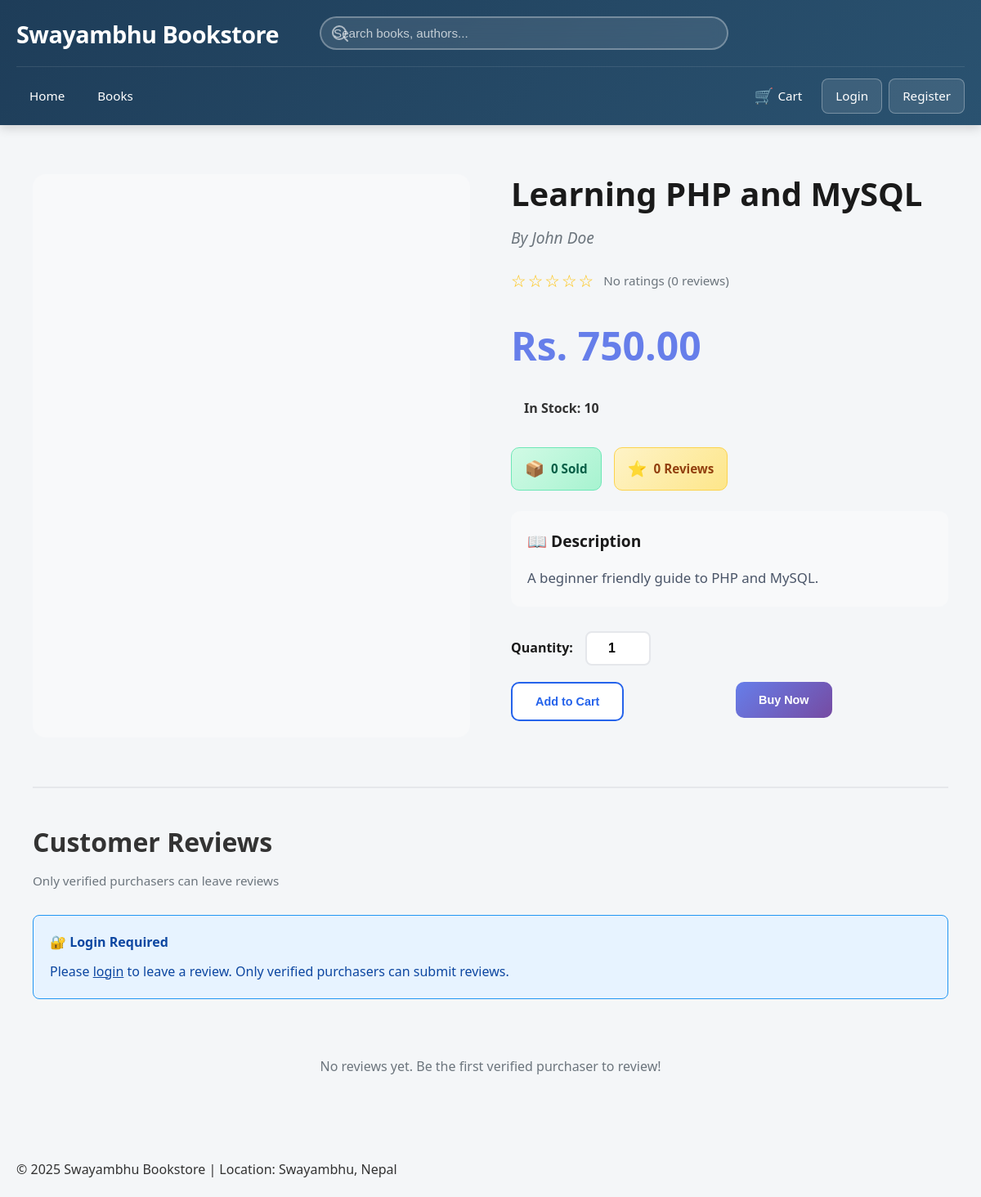
Page /product_detail.php?id=1 on the committed database.
### tables this page shows
CREATE TABLE IF NOT EXISTS products (
  id INT AUTO_INCREMENT PRIMARY KEY,
  title VARCHAR(255) NOT NULL,
  author VARCHAR(255) DEFAULT '',
  description TEXT,
  price DECIMAL(10,2) NOT NULL DEFAULT 0,
  stock INT NOT NULL DEFAULT 0,
  image VARCHAR(255) DEFAULT '',
  created_at DATETIME DEFAULT CURRENT_TIMESTAMP
);

### functions.php (called while the page is built, shortened)
<?php
function e($s){ return htmlspecialchars($s, ENT_QUOTES, 'UTF-8'); }
function is_logged_in(){ return !empty($_SESSION['user_id']); }
function get_average_rating($conn, $product_id){
    $product_id = (int)$product_id;
    $res = mysqli_query($conn, "SELECT AVG(rating) as avg_rating FROM ratings WHERE product_id={$product_id}");
    $row = mysqli_fetch_assoc($res);
    return $row && $row['avg_rating'] ? round($row['avg_rating'], 1) : 0;
}
function get_review_count($conn, $product_id){
    $product_id = (int)$product_id;
    $res = mysqli_query($conn, "SELECT COUNT(*) as count FROM ratings WHERE product_id={$product_id}");
    $row = mysqli_fetch_assoc($res);
    return $row ? (int)$row['count'] : 0;
}
?>

### product_detail.php (the view, shortened to what this page needs)
<?php
require_once 'functions.php';
$conn = db_connect();
$product_id = isset($_GET['id']) ? (int)$_GET['id'] : 0;
$res = mysqli_query($conn, "SELECT * FROM products WHERE id={$product_id} LIMIT 1");
$product = mysqli_fetch_assoc($res);
$avg_rating = get_average_rating($conn, $product_id);
$review_count = get_review_count($conn, $product_id);
$user_has_rated = false;
$user_has_purchased = false;
$reviews_res = mysqli_query($conn, "SELECT r.*, u.username FROM ratings r
                                     JOIN users u ON r.user_id = u.id
                                     WHERE r.product_id={$product_id}
                                     ORDER BY r.created_at DESC LIMIT 10");
$sales_query = "SELECT SUM(oi.qty) as total_sold
                FROM order_items oi
                JOIN orders o ON oi.order_id = o.id
                WHERE oi.product_id = {$product_id} AND o.status IN ('completed', 'delivered')";
$sales_res = mysqli_query($conn, $sales_query);
$total_sold = 0;
if($sales_res && $sales_row = mysqli_fetch_assoc($sales_res)){
    $total_sold = $sales_row['total_sold'] ? (int)$sales_row['total_sold'] : 0;
}
include 'includes/header.php';
$in_stock = (int)$product['stock'] > 0;
?>
<section class="product-detail-section">
    <div class="product-detail-grid">
        <div class="product-detail-image">
        </div>
        <div class="product-detail-info">
            <h1><?php echo e($product['title']); ?></h1>
            <?php if(!empty($product['author'])): ?>
                <p class="product-author">By <?php echo e($product['author']); ?></p>
            <?php endif; ?>
            <div class="rating-display">
                <div class="stars">
                    <?php
                    $full_stars = floor($avg_rating);
                    $empty_stars = 5 - $full_stars;
                    echo str_repeat('★', $full_stars) . str_repeat('☆', $empty_stars);
                    ?>
                </div>
                <span class="rating-text">
                    <?php echo $avg_rating > 0 ? number_format($avg_rating, 1) : 'No ratings'; ?>
                    (<?php echo $review_count; ?> <?php echo $review_count === 1 ? 'review' : 'reviews'; ?>)
                </span>
            </div>
            <p class="product-price">Rs. <?php echo number_format($product['price'], 2); ?></p>
            <p class="product-stock <?php echo $in_stock ? 'in-stock' : 'out-of-stock'; ?>">
                <?php echo $in_stock ? "In Stock: " . $product['stock'] : "Out of Stock"; ?>
            </p>
            <div class="product-stats">
                <div class="stat-badge sales">
                    <span class="icon">📦</span>
                    <span><?php echo $total_sold; ?> Sold</span>
                </div>
                <div class="stat-badge reviews">
                    <span class="icon">⭐</span>
                    <span><?php echo $review_count; ?> <?php echo $review_count === 1 ? 'Review' : 'Reviews'; ?></span>
                </div>
            </div>
            <?php if(!empty($product['description'])): ?>
                <div class="product-description">
                    <h3 style="font-size: 1.2rem; margin-bottom: 12px; color: #1a1a1a;">📖 Description</h3>
                    <?php echo nl2br(e($product['description'])); ?>
                </div>
            <?php endif; ?>
            <?php if($in_stock): ?>
                <div class="qty-selector">
                    <label for="qty">Quantity:</label>
                    <input type="number" id="qty" value="1" min="1" max="<?php echo $product['stock']; ?>">
                </div>
                <div class="product-actions">
                    <form method="post" action="add_to_cart.php">
                        <button type="submit" class="btn btn-secondary" style="padding: 14px 28px; border: none; border-radius: 10px; font-weight: 600; cursor: pointer; background: #fff; color: #2563eb; border: 2px solid #2563eb;">Add to Cart</button>
                    </form>
                    <form method="get" action="checkout.php">
                        <button type="submit" class="btn btn-primary" style="padding: 14px 28px; border: none; border-radius: 10px; font-weight: 600; cursor: pointer; background: linear-gradient(135deg, #667eea 0%, #764ba2 100%); color: #fff;">Buy Now</button>
                    </form>
                </div>
            <?php endif; ?>
        </div>
    </div>
    <div class="reviews-section">
        <div class="reviews-header">
            <h2>Customer Reviews</h2>
            <p style="color: #6c757d; font-size: 0.95rem;">Only verified purchasers can leave reviews</p>
        </div>
        <?php if(is_logged_in()): ?>
            <?php if($user_has_purchased && !$user_has_rated): ?>
                <div class="review-form">
                    <h3>✅ Write Your Review</h3>
                    <p style="color: #065f46; background: #d1fae5; padding: 10px; border-radius: 6px; margin-bottom: 15px; font-size: 0.9rem;">
                        You are a verified purchaser of this product
                    </p>
                    <form method="post" action="submit_rating.php">
                        <input type="hidden" name="product_id" value="<?php echo $product_id; ?>">
                        <label style="display: block; margin-bottom: 10px; font-weight: 600;">Your Rating:</label>
                        <div class="star-rating" id="reviews">
                            <input type="radio" name="rating" value="5" id="star5" required>
                            <label for="star5">★</label>
                            <input type="radio" name="rating" value="4" id="star4">
                            <label for="star4">★</label>
                            <input type="radio" name="rating" value="3" id="star3">
                            <label for="star3">★</label>
                            <input type="radio" name="rating" value="2" id="star2">
                            <label for="star2">★</label>
                            <input type="radio" name="rating" value="1" id="star1">
                            <label for="star1">★</label>
                        </div>
                        <label style="display: block; margin-bottom: 8px; font-weight: 600;">Your Review:</label>
                        <textarea name="review" rows="4" placeholder="Share your experience with this book..."
                                  style="width: 100%; padding: 12px; border: 2px solid #e5e7eb; border-radius: 8px; font-size: 1rem; margin-bottom: 15px;" required></textarea>
                        <button type="submit" class="btn btn-primary" style="padding: 12px 30px; border: none; border-radius: 8px; font-weight: 600; cursor: pointer;">
                            Submit Review
                        </button>
                    </form>
                </div>
            <?php elseif($user_has_rated): ?>
                <p style="background: #d1fae5; color: #065f46; padding: 15px; border-radius: 8px; margin-bottom: 30px;">
                    ✓ Thank you! You have already reviewed this product
                </p>
            <?php elseif(!$user_has_purchased): ?>
                <div style="background: #fff3cd; border: 1px solid #ffc107; color: #856404; padding: 20px; border-radius: 8px; margin-bottom: 30px;">
                    <strong>📦 Purchase Required</strong>
                    <p style="margin: 10px 0 0 0;">You need to purchase this product before you can leave a review. This ensures all reviews are from verified customers.</p>
                </div>
            <?php endif; ?>
        <?php else: ?>
            <div style="background: #e7f3ff; border: 1px solid #2196F3; color: #0d47a1; padding: 20px; border-radius: 8px; margin-bottom: 30px;">
                <strong>🔐 Login Required</strong>
                <p style="margin: 10px 0 0 0;">
                    Please <a href="<?php echo BASE_URL; ?>login.php" style="color: #0d47a1; text-decoration: underline;">login</a> to leave a review.
                    Only verified purchasers can submit reviews.
                </p>
            </div>
        <?php endif; ?>
        <div class="reviews-list">
            <?php if(mysqli_num_rows($reviews_res) > 0): ?>
                <?php while($review = mysqli_fetch_assoc($reviews_res)):
                    $reviewer_purchased = has_purchased_product($conn, $review['user_id'], $product_id);
                ?>
                    <div class="review-item">
                        <div class="review-header">
                            <div>
                                <span class="review-author"><?php echo e($review['username']); ?></span>
                                <?php if($reviewer_purchased): ?>
                                    <span style="background: #d1fae5; color: #065f46; padding: 4px 8px; border-radius: 4px; font-size: 0.75rem; margin-left: 8px; font-weight: 600;">
                                        ✓ Verified Purchase
                                    </span>
                                <?php endif; ?>
                            </div>
                            <span class="review-date"><?php echo date('M d, Y', strtotime($review['created_at'])); ?></span>
                        </div>
                        <div class="review-stars">
                            <?php echo str_repeat('★', $review['rating']) . str_repeat('☆', 5 - $review['rating']); ?>
                        </div>
                        <?php if(!empty($review['review'])): ?>
                            <p class="review-text"><?php echo nl2br(e($review['review'])); ?></p>
                        <?php endif; ?>
                    </div>
                <?php endwhile; ?>
            <?php else: ?>
                <p style="text-align: center; color: #6c757d; padding: 40px;">No reviews yet. Be the first verified purchaser to review!</p>
            <?php endif; ?>
        </div>
    </div>
</section>
<?php include 'includes/footer.php'; ?>

### styles.css (style rules this page uses)
* { box-sizing: border-box; margin: 0; padding: 0; }
body { font-family: 'Segoe UI', Tahoma, Geneva, Verdana, sans-serif; background-color: #f4f6f8; color: #333; line-height: 1.6; }
.btn { padding: 0.4rem 0.8rem; border-radius: 4px; border: none; cursor: pointer; text-decoration: none; color: #fff; font-size: 0.9rem; text-align: center; }
.btn-primary { background: #2563eb; color: #fff; }
.btn-secondary { background: #f3f4f6; color: #1a1a1a; }

### product_detail.php (style rules this page uses)
.product-detail-section { max-width: 1200px; margin: 0 auto; padding: 40px 20px; }
.product-detail-grid { display: grid; grid-template-columns: 1fr 1fr; gap: 50px; margin-bottom: 60px; }
.product-detail-image { background: #f8f9fa; border-radius: 16px; padding: 30px; text-align: center; }
.product-detail-info h1 { font-size: 2.5rem; font-weight: 700; color: #1a1a1a; margin-bottom: 15px; line-height: 1.2; }
.product-author { font-size: 1.2rem; color: #6c757d; font-style: italic; margin-bottom: 20px; }
.rating-display { display: flex; align-items: center; gap: 10px; margin-bottom: 25px; }
.stars { color: #ffc107; font-size: 1.3rem; letter-spacing: 2px; }
.rating-text { color: #6c757d; font-size: 0.95rem; }
.product-price { font-size: 3rem; font-weight: 800; color: #667eea; margin-bottom: 15px; }
.product-stock { font-size: 1rem; margin-bottom: 25px; padding: 10px 16px; border-radius: 8px; display: inline-block; font-weight: 600; }
.product-stats { display: flex; gap: 15px; margin-bottom: 25px; flex-wrap: wrap; }
.stat-badge { display: inline-flex; align-items: center; gap: 8px; padding: 10px 16px; background: linear-gradient(135deg, #f8f9fa 0%, #e9ecef 100%); border-radius: 10px; font-size: 0.95rem; font-weight: 600; color: #495057; border: 1px solid #dee2e6; }
.stat-badge .icon { font-size: 1.2rem; }
.stat-badge.sales { background: linear-gradient(135deg, #d1fae5 0%, #a7f3d0 100%); color: #065f46; border-color: #6ee7b7; }
.stat-badge.reviews { background: linear-gradient(135deg, #fef3c7 0%, #fde68a 100%); color: #92400e; border-color: #fcd34d; }
.product-description { font-size: 1.05rem; line-height: 1.8; color: #4a5568; margin-bottom: 30px; padding: 20px; background: #f8f9fa; border-radius: 12px; }
.product-actions { display: flex; gap: 15px; margin-bottom: 20px; }
.product-actions form { flex: 1; }
.qty-selector { display: flex; align-items: center; gap: 15px; margin-bottom: 20px; }
.qty-selector label { font-weight: 600; color: #1a1a1a; }
.qty-selector input { width: 80px; padding: 10px; border: 2px solid #e5e7eb; border-radius: 8px; font-size: 1rem; font-weight: 600; text-align: center; }
.reviews-section { margin-top: 60px; padding-top: 40px; border-top: 2px solid #e5e7eb; }
.reviews-header { margin-bottom: 30px; }
.reviews-header h2 { font-size: 2rem; font-weight: 700; margin-bottom: 10px; }

### rows in the picture
products: title "Learning PHP and MySQL", author "John Doe", price "750.00", stock "10", description "A beginner friendly guide to PHP and MySQL."

### other values in the picture
SITE_TITLE "Swayambhu Bookstore"
str_repeat('☆', $empty_stars) "☆☆☆☆☆"
$review_count "0"
$total_sold "0"
SITE_LOCATION "Swayambhu, Nepal"
